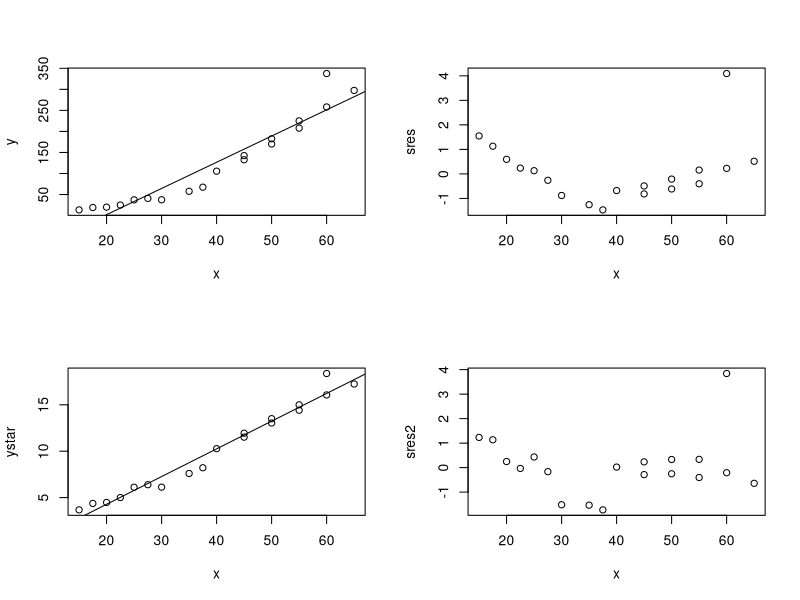

Generate this figure with R:
data = data.frame(x = c(25,35,60,45,50,37.5,30,55,60,22.5,65,50,20,15,27.5,55,40,45,17.5),y = c(37.4,57.7,337.6,142.5,182.4,67.5,37.5,225,258.1,25,297.4,170,20,13.5,40.8,207.8,105.5,132.6,19.1))
attach(data)
par(mfrow = c(2,2))
model = lm(y ~ x)
plot(y ~ x) + abline(model)
(res = residuals(model))
(sres = rstudent(model))
plot(sres ~ x)
(ystar = sqrt(y))
model2 = lm(ystar ~ x)
plot(ystar ~ x) + abline(model2)
(res2 = residuals(model))
(sres2 = rstudent(model2))
plot(sres2 ~ x)
(r1s = summary(model)$r.squared)
(r2s = summary(model2)$r.squared)